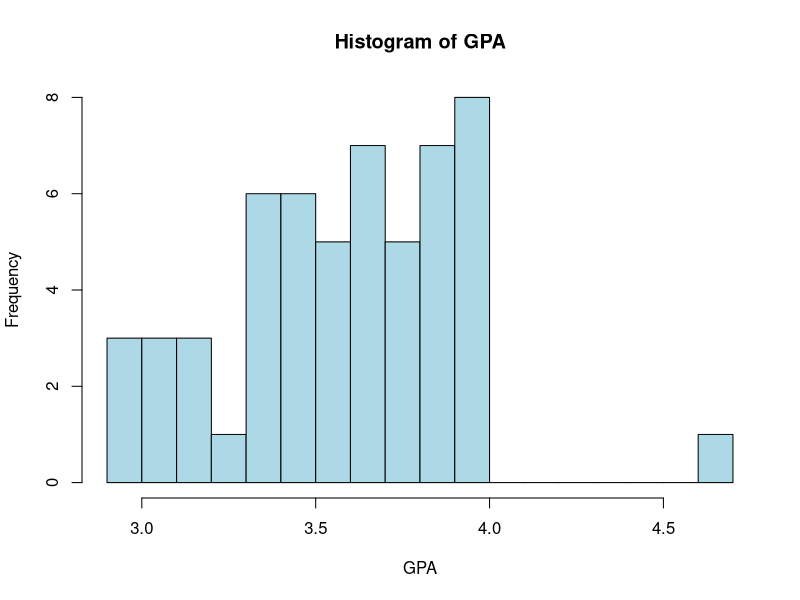
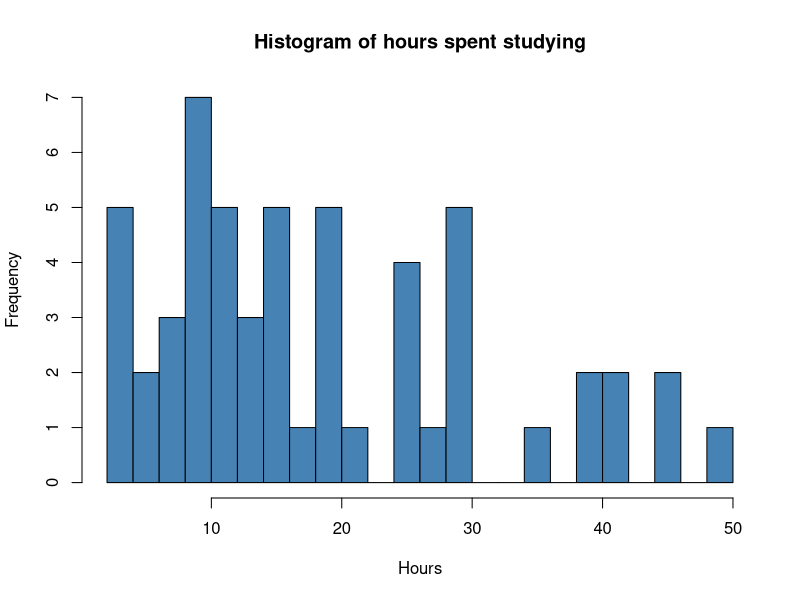
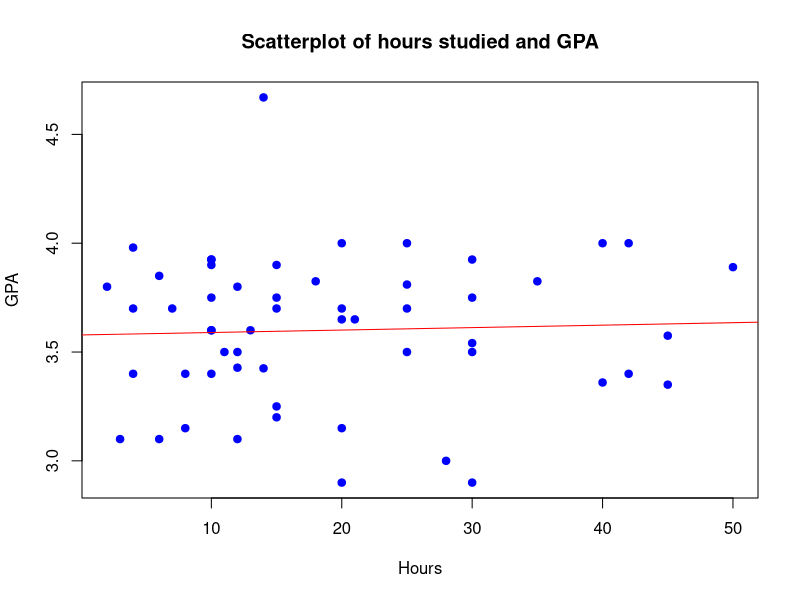
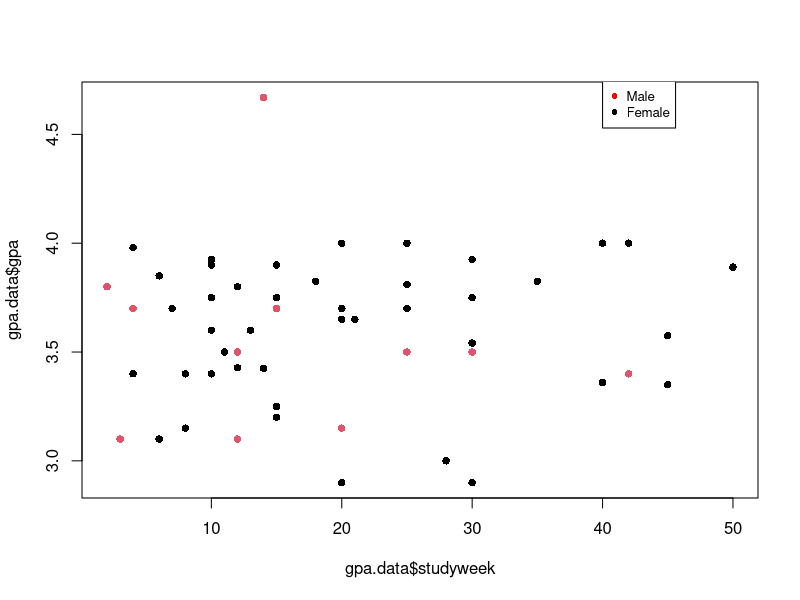

R code for these plots, in order:
## ---- chunk 1
knitr::opts_chunk$set(
  collapse = TRUE,
  fig.align="center",
  fig.pos="t",
  strip.white = TRUE
)
## ---- chunk 2
gpa.data<-read.csv("gpa.csv")
#gpa.data
## ---- chunk 3
ls.str(gpa.data)
## ---- chunk 4
gpa<-gpa.data$gpa
min(gpa)
max(gpa)
mean(gpa)
sd(gpa)
summary(gpa)
## ---- chunk 5
hist(gpa,
     breaks=15,
     main="Histogram of GPA",
     xlab="GPA",
     ylab="Frequency",
     col="lightblue")
## ---- chunk 6
hrs<-gpa.data$studyweek
hist(hrs,
     breaks=18,
     main="Histogram of hours spent studying",
     xlab="Hours",
     ylab="Frequency",
     col="steelblue")
## ---- chunk 7
gpa.data$gender
gpa.data$gender=="female"
hrs.f=hrs[gpa.data$gender=="female"]
hrs.f
hrs.m=hrs[gpa.data$gender=="male"]
hrs.m
mean(hrs.f)-mean(hrs.m)
## ---- chunk 8
gpa.f=gpa[gpa.data$gender=="female"]
gpa.m=gpa[gpa.data$gender=="male"]
mean(gpa.f)-mean(gpa.m)
## ---- chunk 9
plot(hrs,gpa, pch=19, col="blue",
     main="Scatterplot of hours studied and GPA",
     xlab="Hours",
     ylab="GPA")
slr=lm(gpa ~ hrs)
slr
summary(slr)
abline(slr, col="red")
## ---- chunk 10
plot(gpa.data$studyweek,gpa.data$gpa, pch=16, 
     col=as.factor(gpa.data$gender))
legend(40, 4.75, legend=c("Male", "Female"),
       col=c("red", "black"), pch=16, cex=0.8)
